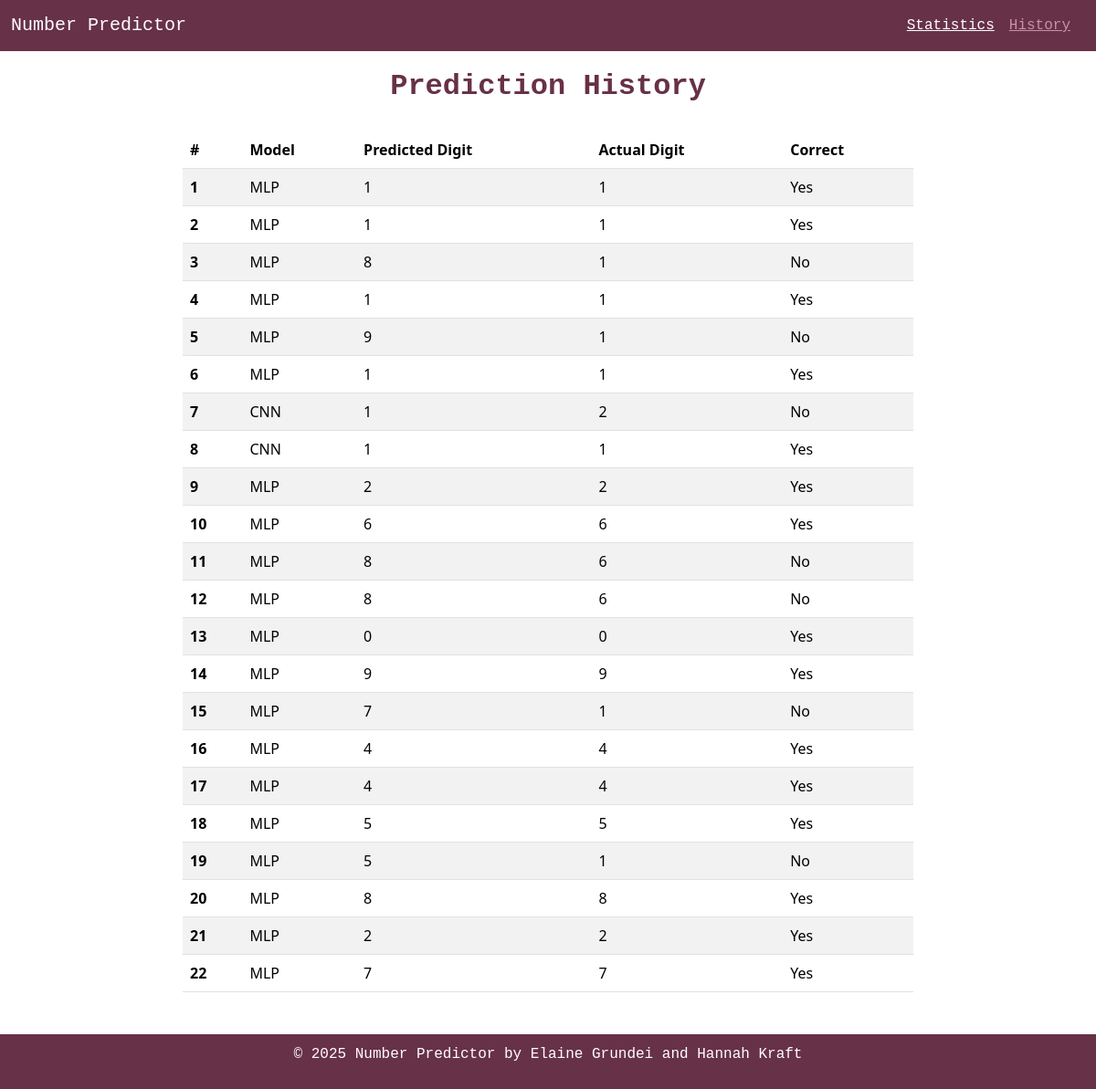
Before: /history with the older database file.
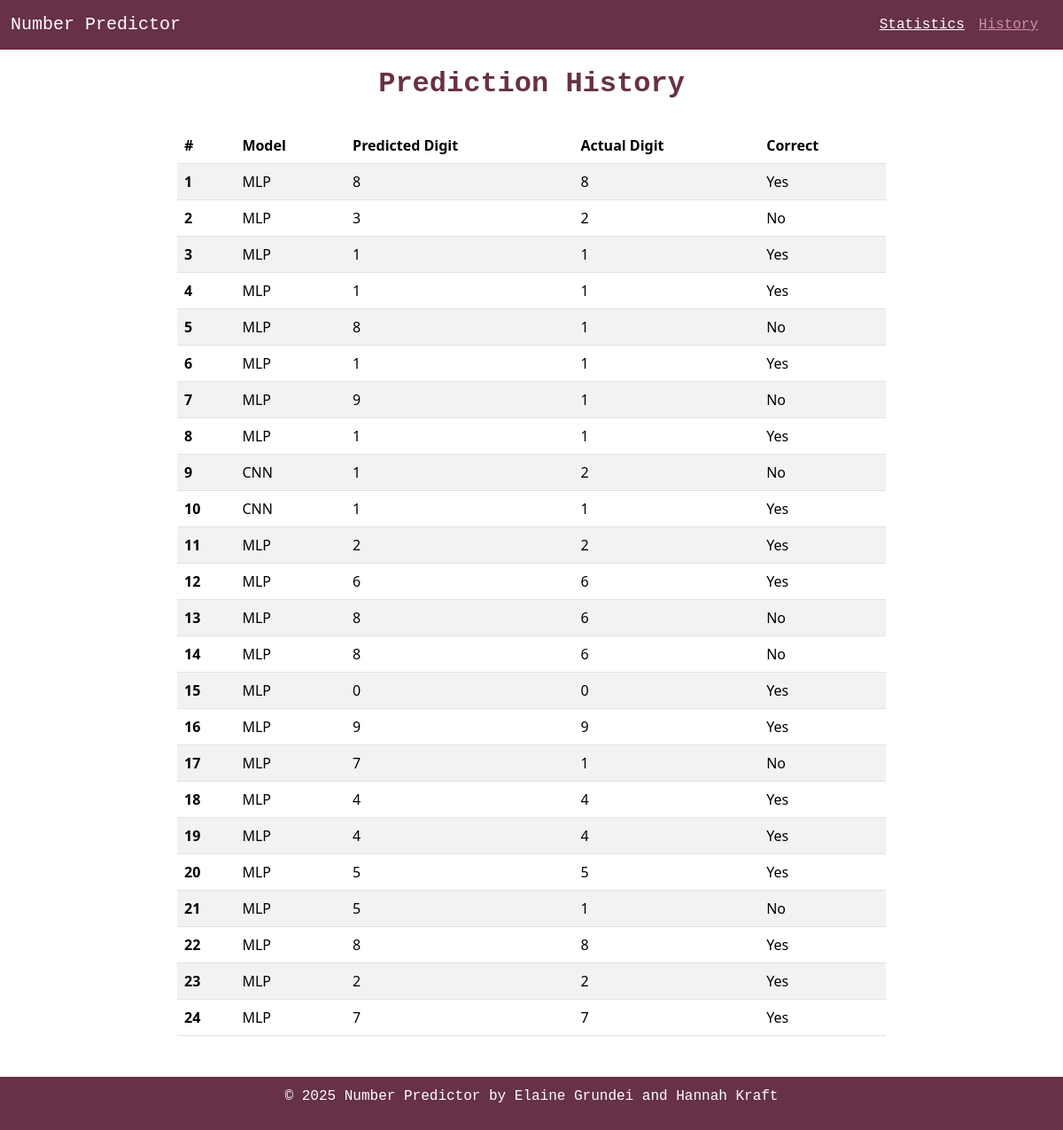
After: the same page with the newer database file.
### tables this page shows
CREATE TABLE cnn_results (
            id INTEGER PRIMARY KEY AUTOINCREMENT,
            timestamp TEXT,
            model_name TEXT,
            input_data TEXT,
            predicted_label TEXT,
            true_label TEXT,
            correct INTEGER,
            confidence REAL
        );

### main.py (the view)
@app.route("/history")
def history():
    results = fetch_all()
    history_list = []
    for row in results:
        entry = {
            "model_name": row[2],  # model_name
            "predicted": row[4],  # predicted_label
            "actual": row[5],     # true_label
            "correct": row[6],    # correct (1/0)
            "confidence": row[7]  # optional
        }
        history_list.append(entry)
    return render_template("history.html", history=history_list)

### database_operations.py (called while the page is built)
def connect():
    conn = sqlite3.connect(DB_PATH)
    return conn

def fetch_all():
    conn = connect()
    cursor = conn.cursor()
    cursor.execute("SELECT * FROM cnn_results ORDER BY id DESC")
    results = cursor.fetchall()
    conn.close()
    return results

### templates/history.html (shortened to what this page needs)
<!DOCTYPE html>
<html lang="en">
<head>
    <link href="https://cdn.jsdelivr.net/npm/bootstrap@5.3.2/dist/css/bootstrap.min.css" rel="stylesheet">
    <link rel="stylesheet" href="{{ url_for('static', filename='styles.css') }}">
</head>
<body>
<div class="page-wrapper">
<nav class="navbar navbar-expand-md navbar-dark">
  <div class="container-fluid">
  <a class="navbar-brand" href="/">Number Predictor</a>
    <div class="collapse navbar-collapse" id="myNavbar">
        <ul class="navbar-nav ms-auto">
            <li><a class="nav-item me-3" href="statistics">Statistics</a></li>
            <li><a id="active" class="nav-item me-3" href="history">History</a></li>
        </ul>
    </div>
  </div>
</nav>
<div class="content">
    <h2 style="text-align: center; margin-top: 20px; font-family: 'Courier New', Courier, monospace; color: #673147; font-weight: bold"><b>Prediction History</b></h2>
    <div class="history-container" style="margin-top: 30px; max-width: 800px; margin-left: auto; margin-right: auto;">
        {% if history %}
            <table class="table table-striped">
                <thead>
                    <tr>
                        <th scope="col">#</th>
                        <th scope="col">Model</th>
                        <th scope="col">Predicted Digit</th>
                        <th scope="col">Actual Digit</th>
                        <th scope="col">Correct</th>
                    </tr>
                </thead>
                <tbody>
                    {% for entry in history %}
                    <tr>
                        <th scope="row">{{ loop.index }}</th>
                        <td>{{entry.model_name}}</td>
                        <td>{{ entry.predicted }}</td>
                        <td>{{ entry.actual }}</td>
                        <td>{% if entry.correct %}Yes{% else %}No{% endif %}</td>
                    </tr>
                    {% endfor %}
                </tbody>
            </table>
        {% else %}
            <p style="text-align: center; font-size: 18px;">No prediction history available.</p>
        {% endif %}
    </div>
</div>
<div class="footer" style="text-align: center; margin-top: 30px;">
        <footer><p>&copy; 2025 Number Predictor by Elaine Grundei and Hannah Kraft</p></footer>
</div>
</div>
</body>
</html>

### static/styles.css (style rules this page uses)
.navbar { background-color: #673147; font-family: 'Courier New', Courier, monospace; color: white; }
.navbar-brand { font-family: 'Courier New', Courier, monospace; color: white; }
.nav-item { font-family: 'Courier New', Courier, monospace; color: white; }
li { font-family: Free Mono, monospace; color: white; }
.footer { font-family: Free Mono, monospace; background-color: #673147; color: white; text-align: center; padding: 10px; }
html, body { height: 100%; margin: 0; }
.page-wrapper { display: flex; flex-direction: column; min-height: 100vh; }
#active { font-family: 'Courier New', Courier, monospace; color: #CB90A8; }

Changed rows visible on the page:
added cnn_results: model_name "MLP", predicted "8", actual "8", correct "Yes"
added cnn_results: model_name "MLP", predicted "3", actual "2", correct "No"
